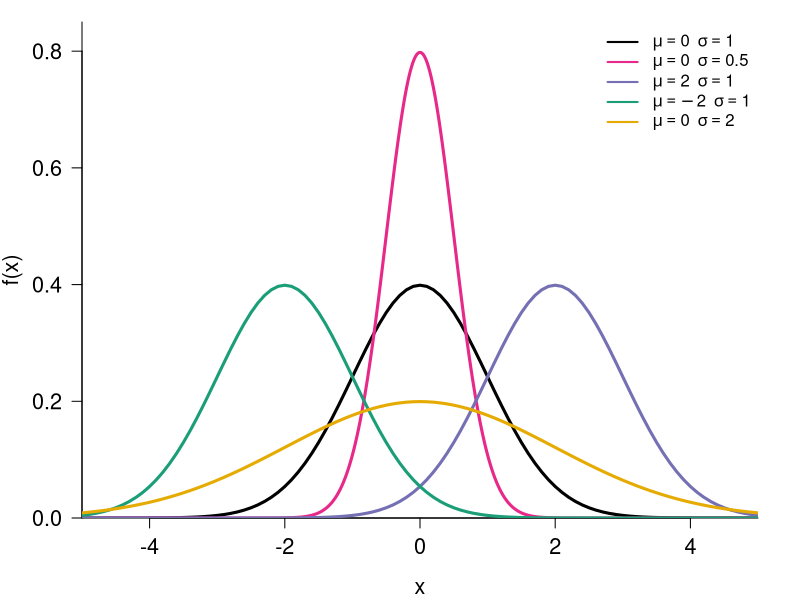
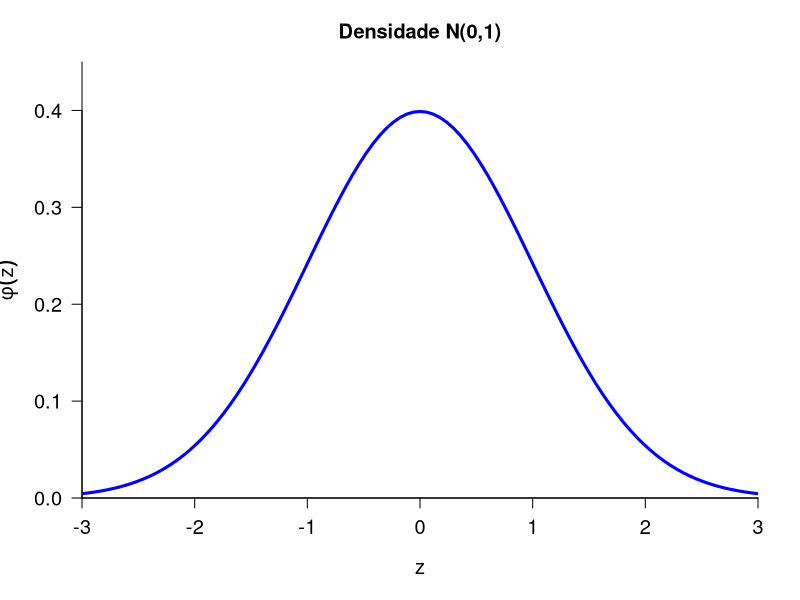
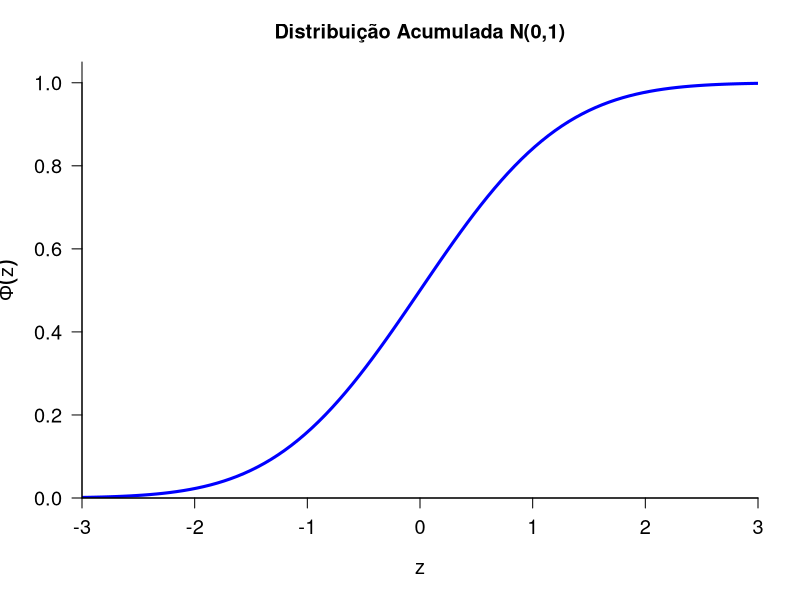
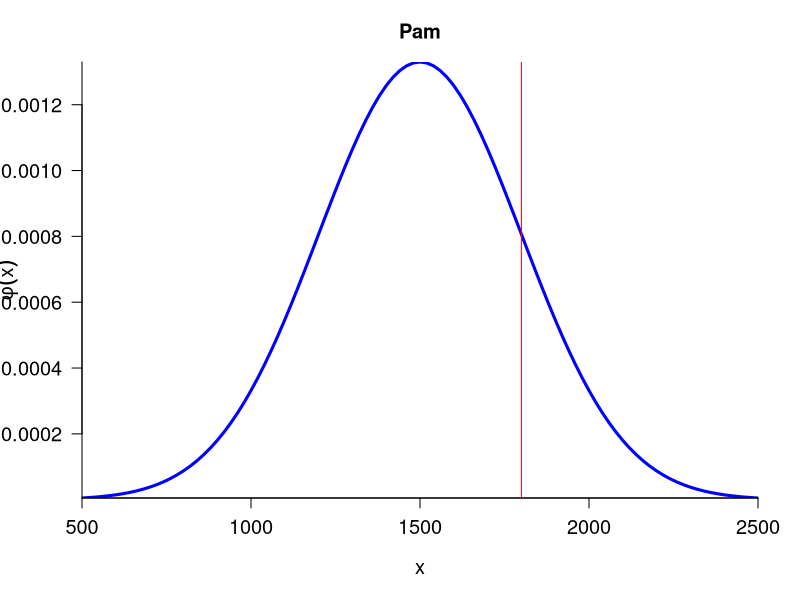
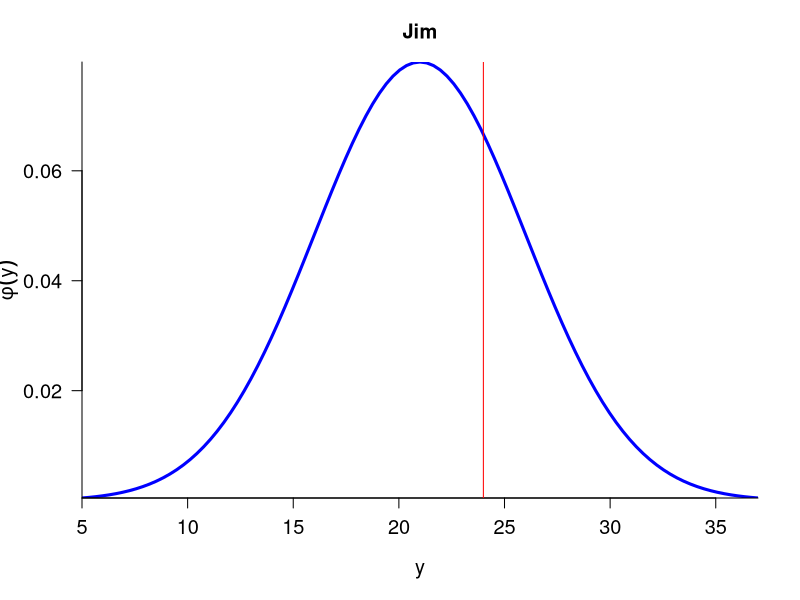
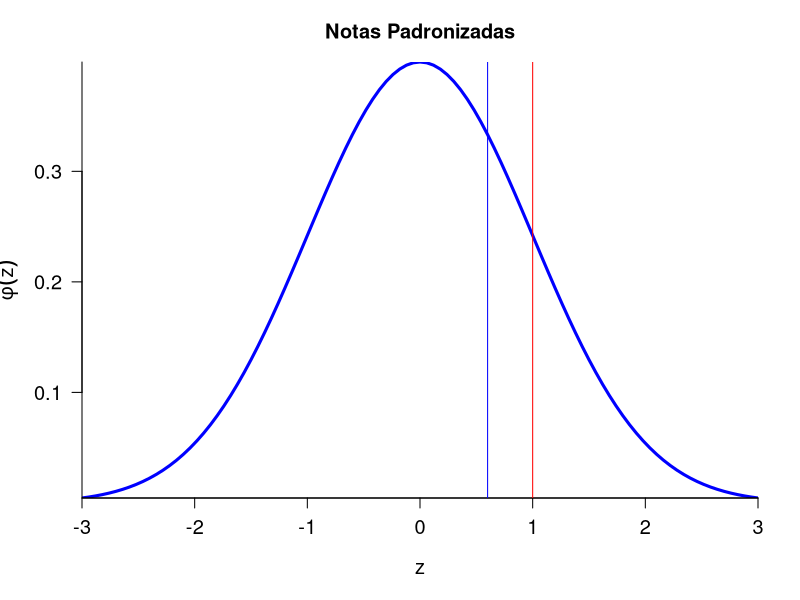
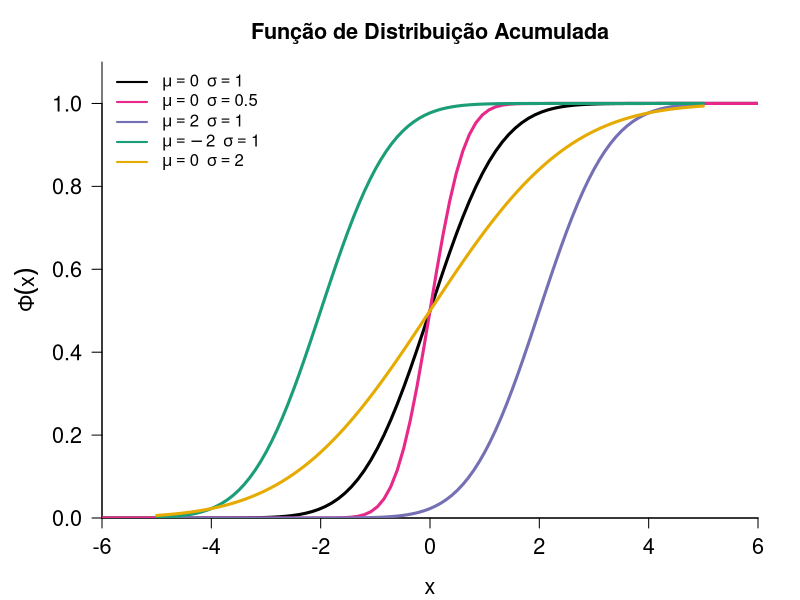
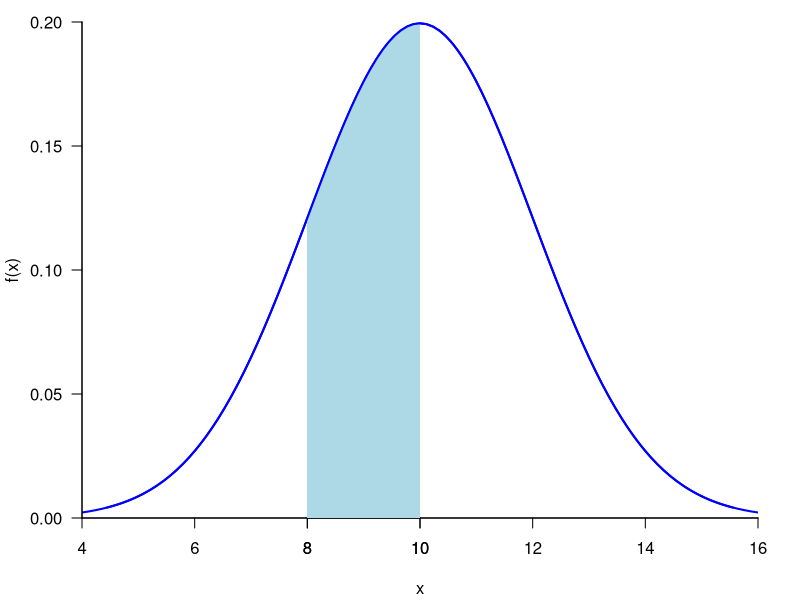

Reproduce these figures in R, in order.
## ---- chunk 1
library(RColorBrewer)
mycol <- brewer.pal(8,"Dark2")

par(mar=c(4, 4, 1, 2) + .1)
curve(dnorm(x, mean=0, sd=1), -5, 5, bty="l", ylim=c(0, 0.85), yaxs = "i", xaxs="i", 
      main="", ylab="f(x)", cex.lab=1.3, cex.axis=1.3, 
      cex.main=1.3, col=1, lwd=3, las=1)
curve(dnorm(x, mean=0, sd=1/2), -5, 5, n=1000, col=mycol[4], lwd=3, add=TRUE)
curve(dnorm(x, mean=2, sd=1), -5, 5, col=mycol[3], lwd=3, add=TRUE)
curve(dnorm(x, mean=-2, sd=1), -5, 5, col=mycol[1], lwd=3, add=TRUE)
curve(dnorm(x, mean=0, sd=2), -5, 5, col=mycol[6], lwd=3, add=TRUE)
legend("topright", legend=expression(mu==0 ~~ sigma == 1, mu==0 ~~ sigma == 0.5,
                                     mu==2 ~~ sigma == 1, mu==-2 ~~ sigma == 1,
                                     mu==0 ~~ sigma == 2),
       lwd=2, col=c(1, mycol[c(4,3,1,6)]), cex=1, bty="n")
## ---- chunk 2
par(mar=c(5, 4, 3, 2) + .1)
curve(dnorm(x, mean=0, sd=1), -3, 3, bty="l", ylim=c(0,.45), yaxs = "i", xaxs="i", 
      main="Densidade N(0,1)", ylab=expression(phi(z)), xlab="z", cex.lab=1.2, cex.axis=1.2, cex.main=1.2, col="blue", lwd=3, las=1)

curve(pnorm(x, mean=0, sd=1), -3, 3, bty="l", ylim=c(0, 1.05), yaxs = "i", xaxs="i", 
      main="Distribuição Acumulada N(0,1)", ylab=expression(Phi(z)), xlab="z", cex.lab=1.2, 
      cex.axis=1.2, cex.main=1.2, col="blue", lwd=3, las=1)
## ---- chunk 3
par(mar=c(5, 4, 3, 2) + .1)
curve(dnorm(x, mean=1500, sd=300), 500, 2500, bty="l", yaxs = "i", xaxs="i", 
      main="Pam", ylab=expression(phi(x)), xlab="x", cex.lab=1.2, cex.axis=1.2, cex.main=1.2, col="blue", lwd=3, las=1)
abline(v=1800,col="red")

curve(dnorm(x, mean=21, sd=5), 5, 37, bty="l", yaxs = "i", xaxs="i", 
      main="Jim", ylab=expression(phi(y)), xlab="y", cex.lab=1.2, 
      cex.axis=1.2, cex.main=1.2, col="blue", lwd=3, las=1)
abline(v=24,col="red")

## ---- chunk 4
curve(dnorm(x, mean=0, sd=1), -3, 3, bty="l", yaxs = "i", xaxs="i", 
      main="Notas Padronizadas", ylab=expression(phi(z)), xlab="z", cex.lab=1.2, cex.axis=1.2, cex.main=1.2, col="blue", lwd=3, las=1)
abline(v=1,col="red")
abline(v=.6,col="blue")
## ---- chunk 5
par(mar=c(4, 5, 3, 2) + .1)
curve(pnorm(x, mean=0, sd=1), -6, 6, bty="l", ylim=c(0,1.1), yaxs = "i", xaxs="i", 
      main="Função de Distribuição Acumulada", ylab=expression(Phi(x)), cex.lab=1.3, 
      cex.axis=1.3, cex.main=1.3, col=1, lwd=3, las=1)
curve(pnorm(x, mean=0, sd=1/2), -6, 6, col=mycol[4], lwd=3, add=TRUE)
curve(pnorm(x, mean=2, sd=1), -5, 5, col=mycol[3], lwd=3, add=TRUE)
curve(pnorm(x, mean=-2, sd=1), -5, 5, col=mycol[1], lwd=3, add=TRUE)
curve(pnorm(x, mean=0, sd=2), -5, 5, col=mycol[6], lwd=3, add=TRUE)
legend("topleft", legend=expression(mu==0 ~~ sigma == 1, mu==0 ~~ sigma == 0.5,
                                     mu==2 ~~ sigma == 1, mu==-2 ~~ sigma == 1,
                                     mu==0 ~~ sigma == 2),
       lwd=2, col=c(1, mycol[c(4,3,1,6)]), cex=1, bty="n")
## ---- chunk 6
a <- 8
b <- 10
codx <- c(a, seq(a, b, 0.01), b)
cody <- c(0, dnorm(seq(a, b, 0.01), mean=10, sd=2), 0)
par(mar=c(4, 4, 1, 2) + .1)
curve(dnorm(x, mean=10, sd=2), xlim=c(4, 16), ylim=c(0, .2), main="", ylab="f(x)", xlab="x", 
      xaxs="i", yaxs="i", bty="l", col="blue", lwd=2, las=1)
axis(1, at=c(a,b)) 
polygon(codx, cody, col="lightblue", border=NA)
curve(dnorm(x, mean=10, sd=2), add = TRUE, col="blue", lwd=2)
## ---- chunk 7
mu <- 4
sigma <- 3
a <- 1
b <- 7
codx <- c(a, seq(a, b, 0.01), b)
cody <- c(0, dnorm(seq(a, b, 0.01), mean=mu, sd=sigma), 0)
par(mar=c(4, 4, 1, 2) + .1)
curve(dnorm(x, mean=mu, sd=sigma), xlim=c(mu-3*sigma, mu+3*sigma), ylim=c(0, .14), main="",
      ylab="f(x)", xlab="x", xaxt="n", yaxs="i", bty="l", col="blue", lwd=2, las=1)
axis(1, at=seq(mu-3*sigma, mu+3*sigma, by=2)) 
polygon(codx, cody, col="lightblue", border=NA)
curve(dnorm(x, mean=mu, sd=sigma), add = TRUE, col="blue", lwd=2)
abline(v=4, lty=2)
arrows(x0=1, y0=0.08, x1=4, code=3, col = "red", length=0.1, lwd=2)
text(2.5, 0.07, expression(sigma == 3), cex=1.3, col="red")
## ---- chunk 8
p <- 0.7
ns <- c(10, 30, 100)

par(mfrow=c(1,3), mar=c(4, 4, 3, 2) + .1)
for(n in ns){
  x <- 0:n
  px <- dbinom(x, size=n, prob=p)
  barplot(px, names.arg=0:n, col=mycol[1], main=paste("Bin(", n, ",",  p, ")", sep=""), 
          cex.lab=2, cex.axis=1.5, cex.names=1.5, las=1)
  box(bty="l", lwd=2)
}
## ---- chunk 9
n <- 100
p <- 0.7
mu <- n*p
sigma <- sqrt(n*p*(1-p))
par(mar=c(4, 4, 3, 2) + .1)
a <- round(mu-3*sigma)
b <- round(mu+3*sigma)
px <- dbinom(a:b, size=n, prob=p)
barplot(px, names.arg=a:b, space=0, col=mycol[1], main=paste("Bin(", n, ",",  p, ") e N(", mu, ",", round(sigma,2), ")", sep=""), cex.lab=1.2, cex.axis=1.2, cex.names=1.2, las=1)
lines(0:(length(a:b)-1), dnorm(c(a:b-.5), mean=mu, sd=sigma), lwd=3, col="red")
## ---- chunk 10
n <- 40
p <- 0.5
mu <- n*p
sigma <- sqrt(n*p*(1-p))
a <- round(mu-3*sigma)
b <- round(mu+3*sigma)
px <- dbinom(a:b, size=n, prob=p)
par(mar=c(4, 4, 3, 2) + .1)
barplot(px, names.arg=a:b, space=0, col=mycol[1], main=paste("Bin(", n, ",",  p, ") e N(", mu, ",", round(sigma,2), ")", sep=""), cex.lab=1.2, cex.axis=1.2, cex.names=1.2, ylim=c(0, .14),
        las=1)
lines(0:(length(a:b)-1), dnorm(c(a:b-.5), mean=mu, sd=sigma), lwd=3, col="red")
